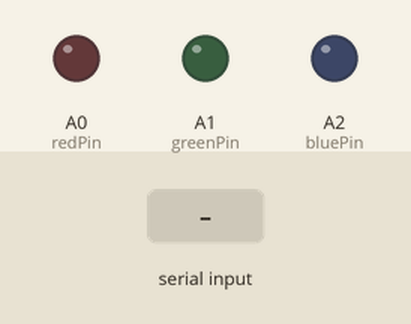
This sketch was run on a simulated Arduino Uno, built with avr-gcc and run on an emulated ATmega328P. Shown: output pins drawn as LEDs (lit = HIGH). Inputs (shaded band) come from the test bench.

Above: at 1.2 s.
1.3 s: "g" received over the second serial link
At 2.1 s:
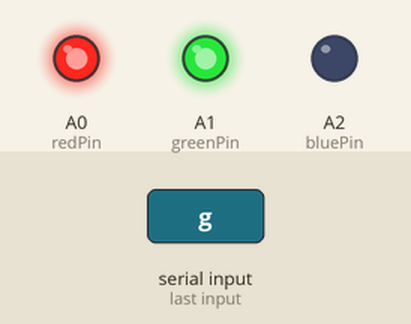
2.8 s: "r" received over the second serial link
At 3.3 s:
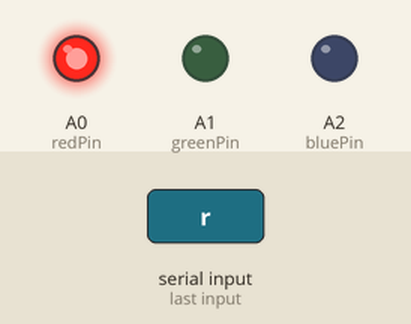
4.3 s: "b" received over the second serial link
At 5.6 s:
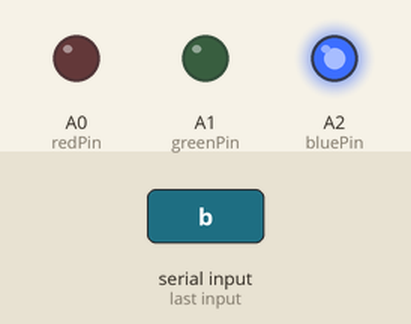
Timing chart, 0 to 7.3 s (numbered marks = the images above; inputs shaded):
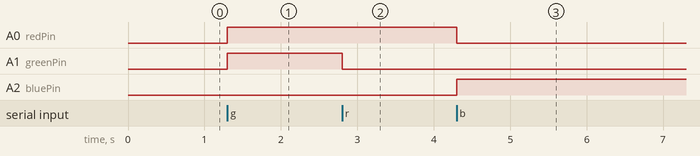

Measured:
- after the input at 1.3 s, A0 (redPin), A1 (greenPin): LOW → HIGH at once
- after the input at 2.8 s, A1 (greenPin): HIGH → LOW at once
- after the input at 4.3 s, A0 (redPin): HIGH → LOW at once; A2 (bluePin): LOW → HIGH at once

The sketch:

Bluetooth_in.ino
```cpp
#include <SoftwareSerial.h>
SoftwareSerial bt(3,4);

int redPin = A0;
int greenPin = A1;
int bluePin = A2;

//char flag = '0';

void setup() {

  pinMode(redPin, OUTPUT);
  pinMode(greenPin, OUTPUT);
  pinMode(bluePin, OUTPUT);

  bt.begin(115200);
}

void loop() {
  if(bt.available())
    {
    char val = bt.read();
    bt.println(val);
    if(val=='g') {
    analogWrite(redPin, 230);
    analogWrite(greenPin, 200);
    analogWrite(bluePin, 5);
    bt.print("g");
    } else if(val=='r'){
    analogWrite(redPin, 230);
    analogWrite(greenPin, LOW);
    analogWrite(bluePin, LOW);
    } else if(val=='b'){
    analogWrite(redPin, LOW);
    analogWrite(greenPin, LOW);
    analogWrite(bluePin, 230);
    }
  }
}
```
